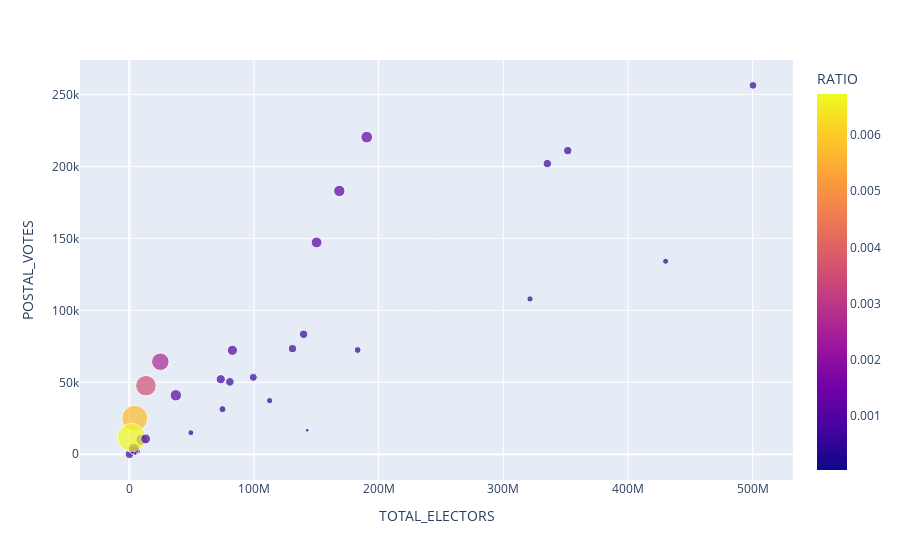

The notebook cell saved with this chart:
### Markdown cell above
### 12. Is there a scenario where in the states with low electors volume are using postal votes? Test the hypotheses

### Code cell
q12=pd.merge(pd.DataFrame(df.groupby(['STATE'])['POSTAL_VOTES'].sum()).sort_values(by='STATE',ascending=True).reset_index(),pd.DataFrame(df.groupby(['STATE'])['TOTAL_ELECTORS'].sum()).sort_values(by='STATE',ascending=True).reset_index(),how='inner',on='STATE')
q12['RATIO']=q12['POSTAL_VOTES']/q12['TOTAL_ELECTORS']
fig= px.scatter(q12,x='TOTAL_ELECTORS',y='POSTAL_VOTES',size='RATIO',color='RATIO',hover_name='STATE')
fig.show()
print(q12.sort_values(by='TOTAL_ELECTORS',ascending=True).reset_index())
print('THERE IS NO RELATION B/W POSTAL VOTES AND ELECTORS')

### Figure 1 — Plotly figure (JSON) as saved in the notebook; plotly's stock layout.template omitted (floating-point values rounded to 4 significant figures)
{"data": [{"hovertemplate": "<b>%{hovertext}</b><br><br>TOTAL_ELECTORS=%{x}<br>POSTAL_VOTES=%{y}<br>RATIO=%{marker.color}<extra></extra>", "hovertext": ["Andaman & Nicobar Islands", "Andhra Pradesh", "Arunachal Pradesh", "Assam", "Bihar", "Chandigarh", "Chhattisgarh", "Dadra & Nagar Haveli", "Daman & Diu", "Goa", "Gujarat", "Haryana", "Himachal Pradesh", "Jammu & Kashmir", "Jharkhand", "Karnataka", "Kerala", "Lakshadweep", "Madhya Pradesh", "Maharashtra", "Manipur", "Meghalaya", "Mizoram", "NCT OF Delhi", "Nagaland", "Odisha", "Puducherry", "Punjab", "Rajasthan", "Sikkim", "Tamil Nadu", "Telangana", "Tripura", "Uttar Pradesh", "Uttarakhand", "West Bengal"], "legendgroup": "", "marker": {"color": [0.0001256, 0.001157, 0.005726, 0.0006238, 0.0003117, 0.0001318, 0.0004193, 3.314e-05, 5.339e-05, 0.0004267, 0.00098, 0.0007106, 0.003562, 0.001097, 0.0003309, 0.0005963, 0.0008735, 0.0006402, 0.0003955, 0.0006, 0.001031, 0.0003592, 0.0006963, 0.0003033, 0.001059, 0.0005609, 0.0001009, 0.0005372, 0.001086, 0.006731, 0.0006023, 0.0001171, 0.0008178, 0.0005124, 0.002582, 0.0003358], "coloraxis": "coloraxis", "size": [0.0001256, 0.001157, 0.005726, 0.0006238, 0.0003117, 0.0001318, 0.0004193, 3.314e-05, 5.339e-05, 0.0004267, 0.00098, 0.0007106, 0.003562, 0.001097, 0.0003309, 0.0005963, 0.0008735, 0.0006402, 0.0003955, 0.0006, 0.001031, 0.0003592, 0.0006963, 0.0003033, 0.001059, 0.0005609, 0.0001009, 0.0005372, 0.001086, 0.006731, 0.0006023, 0.0001171, 0.0008178, 0.0005124, 0.002582, 0.0003358], "sizemode": "area", "sizeref": 1.683e-05, "symbol": "circle"}, "mode": "markers", "name": "", "orientation": "v", "showlegend": false, "type": "scatter", "x": [1592355, 190456996, 4357603, 80669729, 430194469, 2586916, 74758471, 1750203, 486960, 4544452, 150205972, 73370373, 13369108, 37347874, 112578447, 139813604, 82698658, 165567, 183163627, 351680242, 9797815, 6461378, 3962320, 49380204, 3641331, 130872508, 4867050, 99489639, 168465452, 1736512, 335319266, 142654083, 13073590, 500265479, 24906762, 321405072], "xaxis": "x", "y": [200, 220376, 24952, 50318, 134091, 341, 31346, 58, 26, 1939, 147200, 52139, 47626, 40976, 37256, 83369, 72241, 106, 72446, 210996, 10104, 2321, 2759, 14976, 3856, 73400, 491, 53449, 182982, 11688, 201962, 16707, 10691, 256334, 64316, 107940], "yaxis": "y"}], "layout": {"autosize": true, "coloraxis": {"colorbar": {"title": {"text": "RATIO"}}, "colorscale": [[0, "#0d0887"], [0.1111, "#46039f"], [0.2222, "#7201a8"], [0.3333, "#9c179e"], [0.4444, "#bd3786"], [0.5556, "#d8576b"], [0.6667, "#ed7953"], [0.7778, "#fb9f3a"], [0.8889, "#fdca26"], [1, "#f0f921"]]}, "legend": {"itemsizing": "constant", "tracegroupgap": 0}, "margin": {"t": 60}, "xaxis": {"anchor": "y", "autorange": true, "domain": [0, 1], "range": [-36660000.0, 531400000.0], "title": {"text": "TOTAL_ELECTORS"}, "type": "linear"}, "yaxis": {"anchor": "x", "autorange": true, "domain": [0, 1], "range": [-25200.0, 277500.0], "title": {"text": "POSTAL_VOTES"}, "type": "linear"}}}
